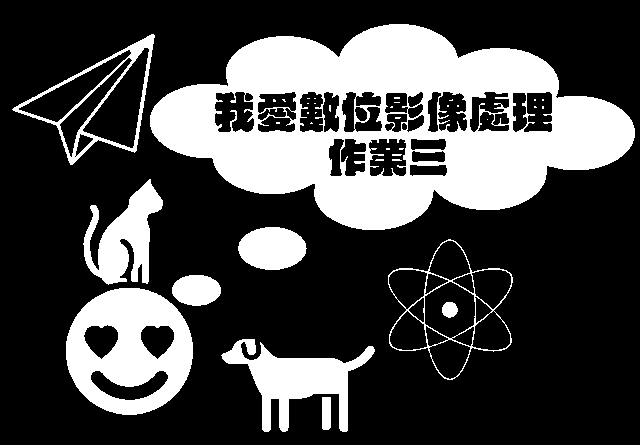
#> input picture 數位影像處理(李明穗)/hw3/SampleImage/sample1.png, 640 x 445 px
$ python 1_d_closing.py
#> lines starting #> are read from the running program, lines starting #| are printed output that depends on the picture; after the words box and inside, x2 and y2 are one past the last pixel; in counts of white or black regions, pixels touching at a corner belong together
import numpy as np
import cv2

threshold=1
img = cv2.imread("SampleImage/sample1.png",cv2.IMREAD_GRAYSCALE)
#> img: shape (445, 640); 27.6% white; 38 white regions (28 under 20 px), largest, box (x1, y1, x2, y2) and area: (150, 24, 635, 230) 50991, (66, 288, 193, 415) 10077, (221, 339, 375, 432) 5479

img2=img.copy()
for i in range(threshold,img.shape[0] - threshold):
    for j in range(threshold,img.shape[1] - threshold):
        for x in range(-threshold,threshold+1):
            for y in range(-threshold,threshold+1):
                if img[i,j]==0 and img[i+x,j+y]==255:# and x*y==0:
                    img2[i,j]=255
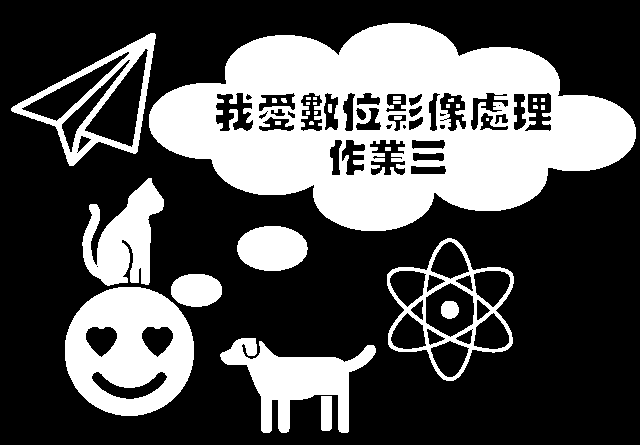
#> img2: shape (445, 640); 32.1% white; 33 white regions (13 under 20 px), largest, box (x1, y1, x2, y2) and area: (149, 23, 636, 231) 56660, (65, 287, 194, 416) 11094, (220, 338, 376, 433) 6247
img3=img2.copy()

for i in range(threshold,img.shape[0] - threshold):
    for j in range(threshold,img.shape[1] - threshold):
        for x in range(-threshold,threshold+1):
            for y in range(-threshold,threshold+1):
                if img2[i,j]==255 and img2[i+x,j+y]==0:# and x*y==0:
                    img3[i,j]=0
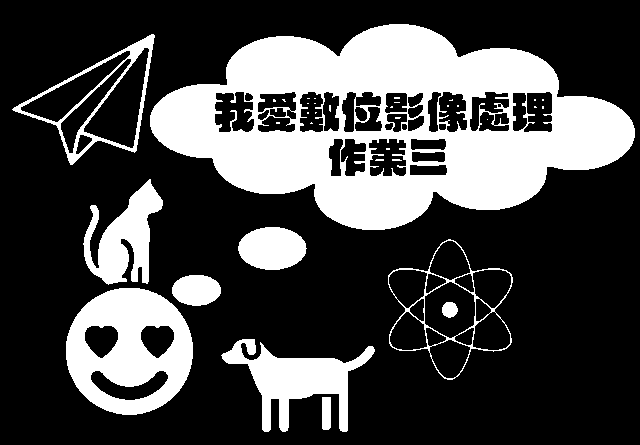
#> img3: shape (445, 640); 27.7% white; 36 white regions (26 under 20 px), largest, box (x1, y1, x2, y2) and area: (150, 24, 635, 230) 51206, (66, 288, 193, 415) 10082, (221, 339, 375, 432) 5481

cv2.imwrite("result4.png",img3)
